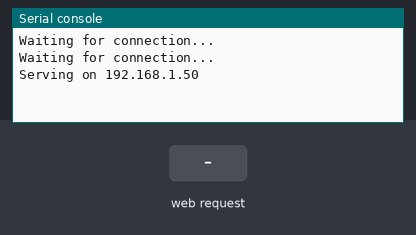
Simulated run of this program. Board: Raspberry Pi Pico running MicroPython. On the bench: the last lines printed to the serial console. The test bench sets the inputs (shaded band). WiFi joins after 1.5 s; values from a settings file that is not in the repository are placeholders.

Above: at 3.2 s.
3.3 s: HTTP request GET /action-1 received
At 4.0 s:
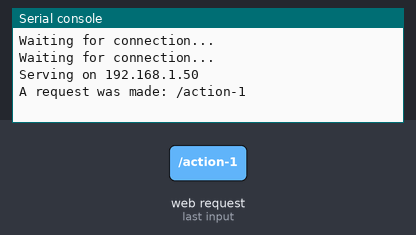
4.8 s: HTTP request GET / received
At 5.2 s:
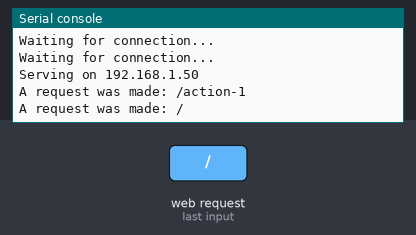

Measured:
- after the input at 3.3 s, the serial console: prints a new line at once (image 1)
- after the input at 4.8 s, the serial console: prints a new line at once (image 2)

The program:

internet.py
```python
import socket
from time import sleep

import network

from micropython import const

_TEMPLATE = const(
    """<!DOCTYPE html>
<html>

<head>
  <meta charset="UTF-8">
  <meta name="viewport" content="width=device-width, initial-scale=1">
  <title>Pico W Server</title>
  <style>
    :root {
      font: sans-serif;
      font-size: 10px;
    }

    body {
      margin: 0 auto;
      max-width: 600px;
    }

    h1 {
      font-size: 3rem;
      margin: 0 0 1rem;
      padding-top: 1rem;
      text-align: center;
    }

    main {
      font-size: 2rem;
    }

    form {
      display: flex;
      align-content: center;
      margin-top: 1rem;
    }

    input {
      font-size: inherit;
      margin: auto;
    }
  </style>
</head>

<body>
  <main>
    <h1>Pico W Example Template</h1>
    <p>This is a html template example for a simple embeded server on a raspberry pi pico w.</p>
    <form action="./action-1">
      <input type="submit" value="Action 1" />
    </form>
    <form action="./action-2">
      <input type="submit" value="Action 2" />
    </form>
    <form action="./action-3">
      <input type="submit" value="Action 3" />
    </form>
  </main>
</body>

</html>"""
)


class Server:
    def __init__(self, port=80) -> None:
        self.ssid = None
        self.wlan = None
        self.ip = None
        self.port = port
        self.html = _TEMPLATE

    def connect_wlan(self, ssid: str, password: str) -> str:
        self.wlan = network.WLAN(network.STA_IF)
        self.wlan.active(True)
        self.wlan.connect(ssid, password)  # IP

        while not self.wlan.isconnected():
            print("Waiting for connection...")
            sleep(1)

        self.ip = self.wlan.ifconfig()[0]
        self.ssid = ssid

        return self.ip

    def open_socket(self):
        address = (self.ip, self.port)
        self.connection = socket.socket()

        # Needed for reusing a bound address (OSError: [Errno 98] EADDRINUSE)
        # See: https://github.com/micropython/micropython/issues/3739#issuecomment-386191815
        self.connection.setsockopt(socket.SOL_SOCKET, socket.SO_REUSEADDR, 1)

        self.connection.bind(address)
        self.connection.listen(1)
        return self.connection

    def close_socket(self):
        self.connection.close()

    def load_html(self, path="index.html"):
        with open(path, "r", encoding="utf-8") as f:
            self.html = f.read()

    def serve(self, callback=None, *args, **kwargs):
        """
        Takes a callback that receives a request as its
        first argument and passes all the arguments and
        keywords arguments to it.

        callback(request, *args, **kwargs)

        """
        print(f"Serving on {self.ip}")

        if callback is None:
            callback = lambda req: print("A request was made:", req)

        while True:
            client = self.connection.accept()[0]
            try:
                request = client.recv(1024)
                request = str(request)

                try:
                    request = request.split()[1]
                except IndexError:
                    pass

                callback(request, *args, **kwargs)
                client.send(self.html)
            finally:
                client.close()


def main():
    from env import getenv

    ssid = getenv("SSID")
    passwd = getenv("PASSWORD")

    server = Server()
    server.connect_wlan(ssid, passwd)

    server.open_socket()
    try:
        server.serve()
    finally:
        server.close_socket()
        print("Closing connection...")


if __name__ == "__main__":
    main()
```
